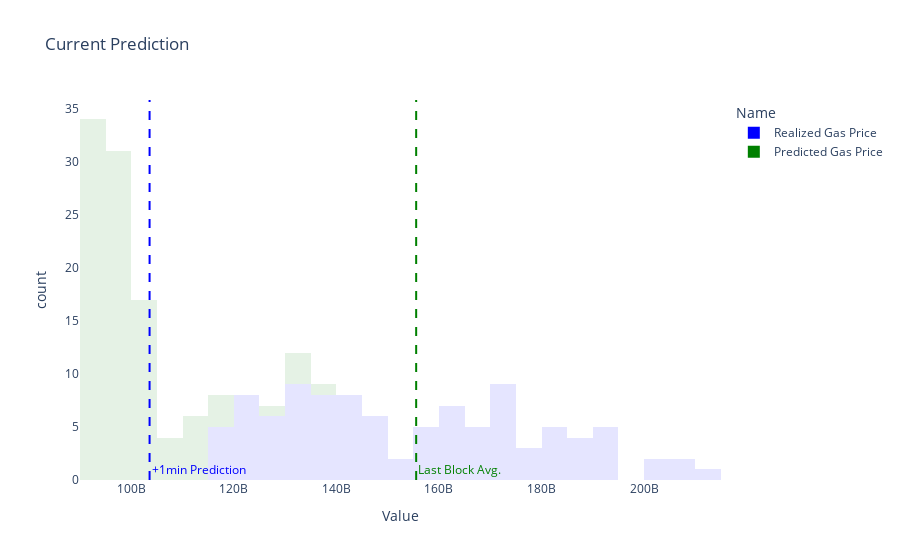

The cell this chart's notebook holds for it:
### Code cell
gas_hist(data["predicted"])
